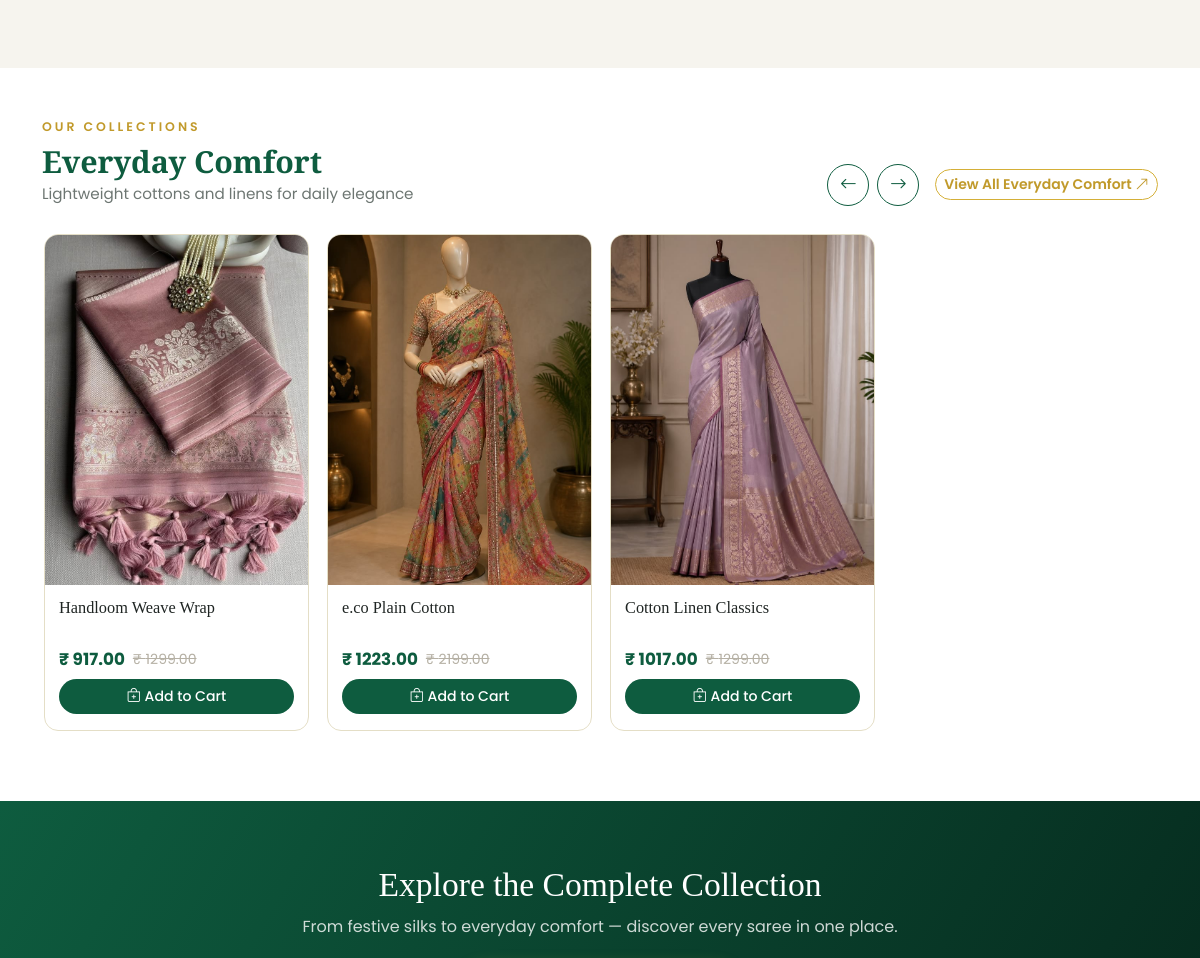
Page /home/ (middle part) on the earlier database version.
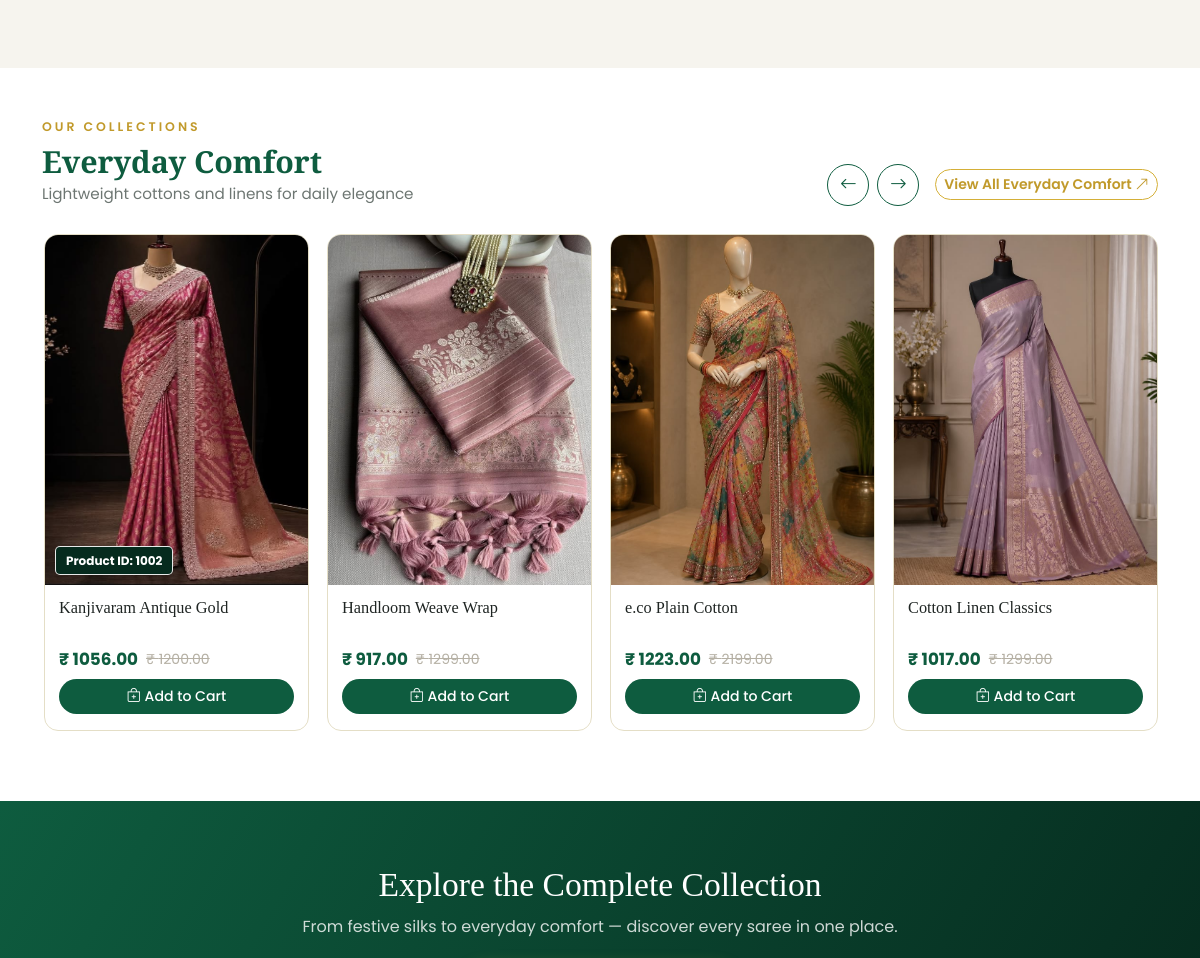
Same page on the later database version.
### store/models.py (models this page shows, shortened)
class Category(models.Model):
    class Tier(models.TextChoices):
        HIGH = "high", "High"
        MEDIUM = "medium", "Medium"
        BASIC = "basic", "Basic"
    title = models.CharField(max_length=120)
    tier = models.CharField(max_length=20, choices=Tier.choices, db_index=True)
    slug = models.SlugField(max_length=150, unique=True, blank=True)
    subtitle = models.CharField(max_length=200, blank=True)
    image = models.ImageField(upload_to="categories/", blank=True, null=True)
    order = models.PositiveIntegerField(default=0)
    class Meta:
        verbose_name_plural = "Categories"
        ordering = ["order", "id"]

class Saree(models.Model):
    category = models.ForeignKey(Category, on_delete=models.CASCADE, related_name="sarees")
    subcategory = models.ForeignKey(
        SubCategory,
        on_delete=models.SET_NULL,
        related_name="sarees",
        blank=True,
        null=True,
    )
    name = models.CharField(max_length=150)
    product_id = models.CharField(
        max_length=220,
        blank=True,
        db_index=True,
        help_text="Between 4 and 220 characters, for example SD-SRK-1001. Required for new products.",
    )
    slug = models.SlugField(max_length=200, blank=True)
    price = models.DecimalField(max_digits=10, decimal_places=2, validators=[MinValueValidator(Decimal("0.00"))])
    mrp = models.DecimalField(
        max_digits=10,
        decimal_places=2,
        blank=True,
        null=True,
        validators=[MinValueValidator(Decimal("0.00"))],
        help_text="The original amount before any discount. This value is never changed by a discount.",
    )
    discount_percent = models.DecimalField(
        max_digits=5,
        decimal_places=2,
        blank=True,
        null=True,
        default=None,
        validators=[MinValueValidator(Decimal("0.00")), MaxValueValidator(Decimal("100.00"))],
        help_text=(
            "Optional. Leave blank to use the price as it is. When set between 0 and 100 the price is "
            "worked out once as: discount = original amount x this percentage / 100, "
            "then final amount = original amount - discount."
        ),
    )
    delivery_charge = models.DecimalField(
        max_digits=10,
        decimal_places=2,
        blank=True,
        default=Decimal("0.00"),
        validators=[MinValueValidator(Decimal("0.00"))],
        help_text="Additional delivery charge per saree, added to the site delivery fee when applicable.",
    )
    gst_percent = models.DecimalField(
        max_digits=5,
        decimal_places=2,
        blank=True,
        default=Decimal("5.00"),
        validators=[MinValueValidator(Decimal("1.00")), MaxValueValidator(Decimal("100.00"))],
        help_text="GST percentage applied to this saree, from 1 to 100.",
    )
    fabric = models.CharField(max_length=120, blank=True)
    length = models.CharField(
        max_length=120,
        blank=True,
        default=DEFAULT_SAREE_LENGTH,
        help_text="Shown on the saree card, for example 6.3 metres (with blouse piece).",
    )
    in_stock = models.BooleanField(default=True, verbose_name="In stock")
    dispatch_note = models.CharField(
        max_length=120,
        blank=True,
        default=DEFAULT_DISPATCH_NOTE,
        help_text="Dispatch message shown on the saree card, for example Ready to ship in 24 hrs.",
    )
    description = models.TextField(blank=True)
    image = models.ImageField(upload_to="sarees/", blank=True)
    image_url = models.URLField(
        blank=True,
        validators=[URLValidator(schemes=["http", "https"])],
    )
    is_featured = models.BooleanField(default=False)
    created_at = models.DateTimeField(auto_now_add=True)
    class Meta:
        ordering = ["-created_at"]
    @property
    def image_source(self):
        if self.image:
            return self.image.url
        return self.image_url
    def calculate_price_breakdown(self):
        if not is_valid_discount_percent(self.discount_percent):
            raise ValidationError({"discount_percent": "Enter a discount between 0 and 100 percent."})
        return price_breakdown(self.mrp, self.price, self.discount_percent)
    @property
    def price_breakdown(self):
        return self.calculate_price_breakdown()
    @property
    def original_amount(self):
        return self.price_breakdown["original"]
    @property
    def final_amount(self):
        return self.price_breakdown["final"]
    @property
    def discount_amount(self):
        return self.price_breakdown["discount"]

### store/views.py (the view)
# urls.py: path("home/", home, name="home"),
def home(request):
    context = _base_context(request)
    banners = Banner.objects.filter(is_active=True)
    context["banners"] = banners
    layers = []
    for cat in Category.objects.all().order_by("order"):
        sarees = list(cat.sarees.filter(is_featured=True)[:10])
        if sarees:
            layers.append({"category": cat, "sarees": sarees})
    context["layers"] = layers
    return render(request, "store/home.html", context)

### store/cart.py (called while the page is built)
def shipping_rules():
    settings = SiteSettings.objects.first()
    if settings is None:
        return SHIPPING_FEE, SHIPPING_FEE_ABOVE
    return to_amount(settings.shipping_fee), to_amount(settings.free_shipping_above)

    def _session_cart(self):
        cart = self.session.get("cart")
        if not isinstance(cart, dict) or not cart:
            cart = {}
            self.session["cart"] = cart
        return cart

    def count(self):
        total = 0
        for qty in self._session_cart().values():
            try:
                total += int(qty)
            except (TypeError, ValueError):
                continue
        return total

### store/models.py (called while the page is built)
    @classmethod
    def current(cls):
        return cls.objects.order_by("-pk").first()

### store/pricing.py (called while the page is built)
def to_amount(value):
    if value is None or value == "":
        return ZERO_AMOUNT
    try:
        amount = Decimal(str(value))
    except (InvalidOperation, TypeError, ValueError):
        return ZERO_AMOUNT
    if not amount.is_finite():
        return ZERO_AMOUNT
    if amount < ZERO_AMOUNT:
        return ZERO_AMOUNT
    return amount.quantize(TWO_PLACES, rounding=ROUND_HALF_UP)

def clamp_discount_percent(value):
    if value is None or value == "":
        return None
    try:
        percent = Decimal(str(value))
    except (InvalidOperation, TypeError, ValueError):
        return None
    if not percent.is_finite():
        return None
    if percent < ZERO_PERCENT:
        return ZERO_PERCENT
    if percent > MAX_DISCOUNT_PERCENT:
        return MAX_DISCOUNT_PERCENT
    return percent

def is_valid_discount_percent(value):
    if value is None or value == "":
        return True
    try:
        percent = Decimal(str(value))
    except (InvalidOperation, TypeError, ValueError):
        return False
    return percent.is_finite() and ZERO_PERCENT <= percent <= MAX_DISCOUNT_PERCENT

def discount_amount(original_amount, discount_percent):
    original = to_amount(original_amount)
    percent = clamp_discount_percent(discount_percent)
    if percent is None:
        return ZERO_AMOUNT
    amount = (original * percent / HUNDRED).quantize(TWO_PLACES, rounding=ROUND_HALF_UP)
    return min(amount, original)

### store/views.py (called while the page is built)
def _absolute_url(request, value):
    if not value:
        return ""
    url = value.url if hasattr(value, "url") else str(value)
    if url.startswith(("http://", "https://")):
        return url
    return request.build_absolute_uri(url) if request else url

### templates/store/home.html (shortened to what this page needs)
{% extends 'base.html' %}
{% load static %}
{% block content %}
    {% for layer in layers %}
    <section class="category-layer">
        <div class="container">
            <div class="section-head">
                <div>
                    <span class="section-tag">Our Collections</span>
                    <h2 class="section-title">{{ layer.category.title }}</h2>
                    {% if layer.category.subtitle %}<p class="section-sub">{{ layer.category.subtitle }}</p>{% endif %}
                </div>
                <div class="d-flex align-items-center gap-2">
                    <button class="slider-btn slider-prev" data-target="#layer-{{ layer.category.pk }}" type="button" aria-label="Scroll left"><i class="bi bi-arrow-left"></i></button>
                    <button class="slider-btn slider-next" data-target="#layer-{{ layer.category.pk }}" type="button" aria-label="Scroll right"><i class="bi bi-arrow-right"></i></button>
                    <a href="{% url 'store:catalog' %}?tier={{ layer.category.tier }}" class="btn btn-outline-gold btn-sm rounded-pill ms-2">View All {{ layer.category.title }} <i class="bi bi-arrow-up-right"></i></a>
                </div>
            </div>
            <div class="card-slider" id="layer-{{ layer.category.pk }}">
                {% for saree in layer.sarees %}
                    {% include 'store/_saree_card.html' with saree=saree %}
                {% endfor %}
            </div>
        </div>
    </section>
    {% endfor %}
    <section class="cta-banner">
        <div class="container text-center">
            <h2>Explore the Complete Collection</h2>
            <p>From festive silks to everyday comfort — discover every saree in one place.</p>
        </div>
    </section>
{% endblock %}

### templates/base.html (shortened to what this page needs)
{% load static %}<!DOCTYPE html>
<html lang="en">
<head>
    <link href="https://cdn.jsdelivr.net/npm/bootstrap@5.3.3/dist/css/bootstrap.min.css" rel="stylesheet">
    <link rel="stylesheet" href="https://cdn.jsdelivr.net/npm/bootstrap-icons@1.11.3/font/bootstrap-icons.min.css">
    <link rel="stylesheet" href="{% static 'css/style.css' %}">
</head>
<body>
    {% block content %}{% endblock %}
</body>
</html>

### templates/store/_saree_card.html (shortened to what this page needs)
<div class="saree-card">
    <a href="{% url 'store:saree_detail' saree.slug %}" class="saree-img-wrap">
        <img src="{{ saree.image_source }}" alt="{{ saree.name }}" loading="lazy">
        {% if saree.product_id %}<span class="saree-product-id">Product ID: {{ saree.product_id }}</span>{% endif %}
    </a>
    <div class="saree-body">
        <a href="{% url 'store:saree_detail' saree.slug %}" class="saree-name-link"><h3 class="saree-name">{{ saree.name }}</h3></a>
        <div class="saree-price">
            <strong>&#8377; {{ saree.final_amount }}</strong>
            {% if saree.discount_amount %}<del>&#8377; {{ saree.original_amount }}</del>{% endif %}
        </div>
        <form action="{% url 'store:add_to_cart' %}" method="post">
            <button type="submit" class="btn btn-buy w-100" {% if not saree.in_stock %}disabled{% endif %}>
                {% if saree.in_stock %}<i class="bi bi-bag-plus"></i> Add to Cart{% else %}Out of Stock{% endif %}
            </button>
        </form>
    </div>
</div>

### static/css/style.css (style rules this page uses)
:root { --emerald: #0e5c3f; --emerald-dark: #0a452e; --emerald-deep: #062b1e; --gold: #d4af37; --gold-soft: #e6cf8a; --gold-dark: #c19a2b; --cream: #f6f4ee; --ink: #1f2523; --muted: #6d7672; --surface: #ffffff; --radius: 14px; }
* { font-family: 'Poppins', sans-serif; }
body { background: var(--cream); color: var(--ink); }
h1, h2, h3, h4, .brand-name, .hero-eyebrow { font-family: 'Playfair Display', serif; }
.btn-outline-gold { border: 1.5px solid var(--gold); color: var(--gold-dark); font-weight: 600; }
.category-layer { padding: 46px 0 54px; }
.category-layer:nth-of-type(odd) { background: #fff; }
.section-head { display: flex; justify-content: space-between; align-items: flex-end; flex-wrap: wrap; gap: 14px; margin-bottom: 22px; }
.section-tag { text-transform: uppercase; letter-spacing: 3px; color: var(--gold-dark); font-size: .78rem; font-weight: 600; }
.section-title { font-size: 1.9rem; margin: 6px 0 2px; color: var(--emerald); font-weight: 700; }
.section-sub { color: var(--muted); margin: 0; font-size: .95rem; }
.card-slider { display: flex; gap: 18px; overflow-x: auto; scroll-behavior: smooth; padding: 6px 2px 16px; scrollbar-width: none; -ms-overflow-style: none; }
.card-slider .saree-card { min-width: 265px; max-width: 265px; flex: 0 0 auto; }
.slider-btn { width: 42px; height: 42px; border-radius: 50%; border: 1.5px solid var(--emerald); background: transparent; color: var(--emerald); font-size: 1.05rem; display: inline-flex; align-items: center; justify-content: center; transition: all .2s; }
.saree-card { width: 100%; background: var(--surface); border-radius: var(--radius); overflow: hidden; border: 1px solid #e4dec6; transition: transform .25s, box-shadow .25s; display: flex; flex-direction: column; }
.saree-img-wrap { position: relative; display: block; aspect-ratio: 3 / 4; overflow: hidden; background: #efeadd; text-decoration: none; }
.saree-img-wrap img { width: 100%; height: 100%; object-fit: fill; }
.saree-product-id { position: absolute; bottom: 10px; left: 10px; z-index: 1; max-width: calc(100% - 20px); padding: 6px 10px; border: 1px solid rgba(255,255,255,.9); border-radius: 5px; background: var(--emerald-deep); box-shadow: 0 2px 8px rgba(0,0,0,.28); color: #fff; font-size: .75rem; font-weight: 700; line-height: 1.3; overflow-wrap: anywhere; }
.saree-body { padding: 12px 14px 16px; display: flex; flex-direction: column; gap: 6px; flex: 1; }
.saree-name-link { text-decoration: none; }
.saree-name { font-family: 'Playfair Display', serif; font-size: 1.02rem; color: var(--ink); margin: 0; line-height: 1.35; min-height: 2.7em; display: -webkit-box; -webkit-line-clamp: 2; -webkit-box-orient: vertical; overflow: hidden; transition: color .2s; }
.saree-price { display: flex; align-items: center; gap: 8px; }
.saree-price strong { color: var(--emerald); font-size: 1.05rem; }
.saree-price del { color: #b5b0a4; font-size: .88rem; }
.btn-buy { background: var(--emerald); color: #fff; border-radius: 30px; font-size: .88rem; font-weight: 500; margin-top: auto; transition: all .2s; }
.cta-banner { background: linear-gradient(120deg, var(--emerald) 0%, var(--emerald-deep) 100%); padding: 64px 0; color: #fff; text-align: center; }
.cta-banner h2 { font-size: 2.1rem; margin-bottom: 10px; }
.cta-banner p { color: rgba(255,255,255,.8); margin-bottom: 22px; }

Differences in the rows shown:
added Saree: image_source (picture), product_id "1002", name "Kanjivaram Antique Gold", final_amount "1056.00", original_amount "1200.00", in_stock True (drawn)
